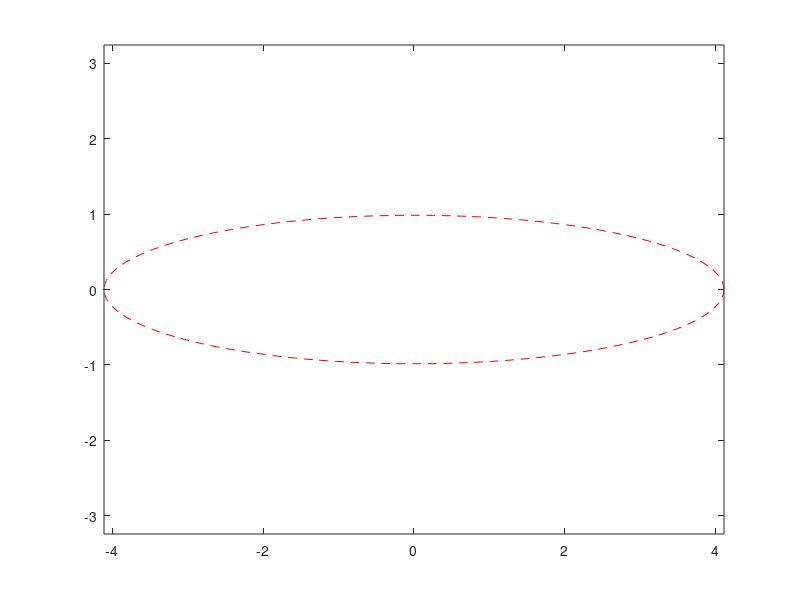

The MATLAB source for this figure:
%{

Create a script to scatter plot the first 2 dimensions of the PCA linear vector space, and display a contour rep
ellipsoid with 2 standard deviations width.
The steps are:
Use the 'pca' function to find D_pca, the coordinates of the dataset in the PCA vector space, and eig
the PCA ellipsoid.
Define the x and y coordinates of the first two dimensions of the data in the PCA vector space, D_pc
Define x and y coordinates for the shape of the PCA ellipsoid in just the first two dimensions, which
and short axes radii should be 2 standard deviation distance along each axis. theta=0 should corres
to 2 times the square root of eigenvalue 1, and theta = pi/2 corresponds to the positive end of the m
Plot the ellipse using red dashed lines.

%}

load fisheriris
D = meas; % [150 x 4] data feature matrix containing 4 features of 150 samples 
% compute D_pca and eigvals using the pca function
[~,D_pca,eigvals]=pca(D);
% Define D_pca_x and D_pca_y, the first two dimensions of the data in the D_pca feature space
D_pca_x =D_pca(:,1);
D_pca_y =D_pca(:,2);
% scatter plot the data with asterisks '*'
plot(D_pca_x,D_pca_y,'*');
% Define ellipse_x and ellipse_y, x and y coordinates for the PCA ellipsoid in the first 2 dimensions as a function of theta 
theta = 2*pi*[0:100]/100;
ellipse_x=2*sqrt(eigvals(1))*cos(theta);
ellipse_y=2*sqrt(eigvals(2))*sin(theta);
%Plot the ellipse with red dashed lines 'r--'
plot(ellipse_x,ellipse_y,'r--');
%Use axis equal to correct aspect ratio
axis equal